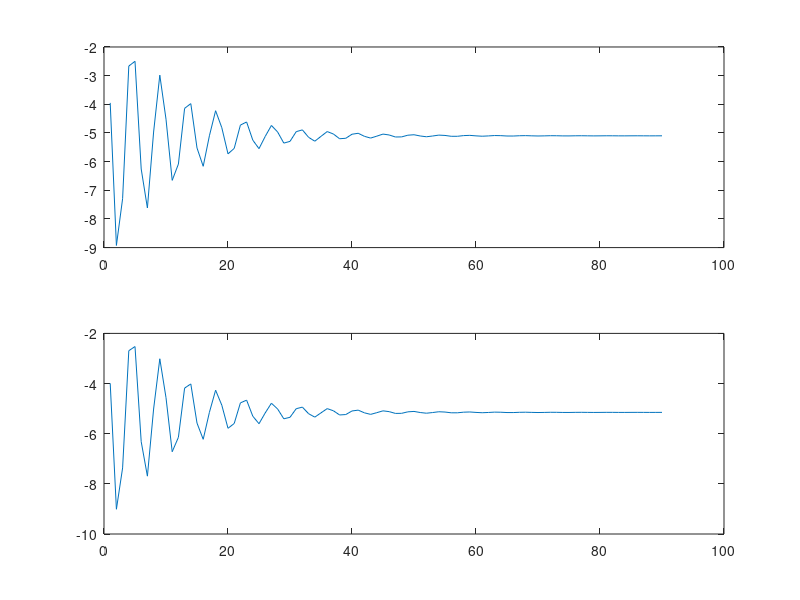

Source code (MATLAB):
x = 1:90;
y1 = exp(-0.097016*x).*(11.6281*cos(1.39021*x)+0.81221*sin(1.39021*x));
y2 = 10^-8*(-2.88*exp(-10.099*x)+291.7*exp(-1019.81*x)-280);

% plot(x,y2)

y3 = 3.1317 .* 10^-8 .* (-280 + 291.7 .* exp(-1019.71 .* x) - 2.88 .* exp(-10.049 .* x)) + 0.438589 .* (-11.6281 + exp(-0.097106 .* x) .* (11.6281 .* cos(1.39021 .* x) + 0.81221 .* sin(1.39021 .* x)));
y4 = -6.2039 .* 10^-10 .* (-280 + 291.7 .* exp(-1019.71 .* x) - 2.88 .* exp(-10.049 .* x)) + 0.442891 .* (-11.6281 + exp(-0.097106 .* x) .* (11.6281 .* cos(1.39021 .* x) + 0.81221 .* sin(1.39021 .* x)));

subplot(2,1,1)
plot(x,y3)
subplot(2,1,2)
plot(x,y4)
